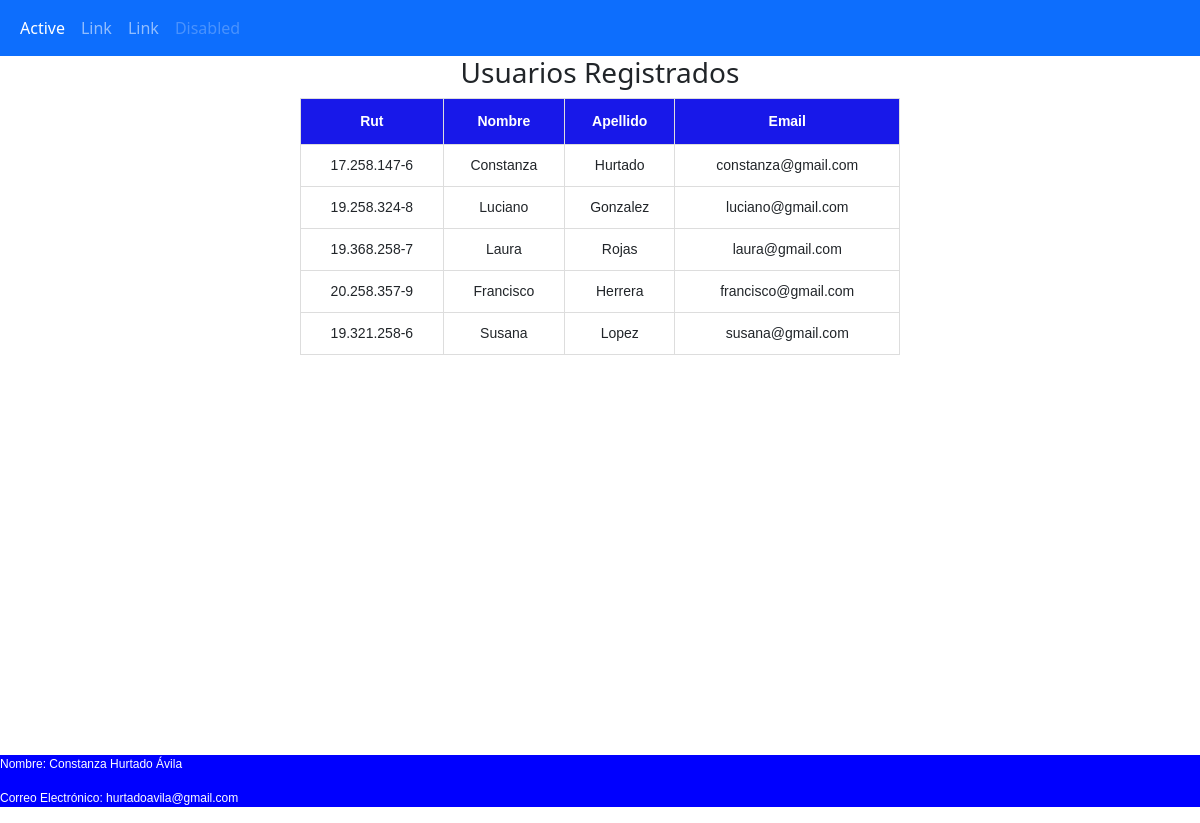
The page /usuarios on the database its author committed.
### CalculadoraNutricional/models.py (models this page shows)
class Usuario(models.Model):
    rut = models.CharField(max_length= 12, unique = True)
    nombre = models.CharField(max_length= 50)
    apellido = models.CharField(max_length= 50)
    email = models.CharField(max_length= 30)

### CalculadoraNutricional/views.py (the view)
# urls.py: path('usuarios', views.usuarios)
def usuarios(request):
    usuario = Usuario.objects.all()
    return render(request, 'CalculadoraNutricional/usuarios.html',{'data': usuario})

### CalculadoraNutricional/templates/CalculadoraNutricional/usuarios.html
{% extends 'CalculadoraNutricional/layout.html' %}
{% block content %}
    <h3>Usuarios Registrados</h3>
<table id ="tablaUsuarios" class="center">
    <tr>
        <th>Rut</th><th>Nombre</th><th>Apellido</th><th>Email</th>
    </tr>
    {% for usuario in data %}
    <tr>
        <td>{{usuario.rut}}</td><td>{{usuario.nombre}}</td><td>{{usuario.apellido}}</td><td>{{usuario.email}}</td>
    </tr>
    {% endfor %}
</table>
{% endblock %}

### CalculadoraNutricional/templates/CalculadoraNutricional/layout.html (shortened to what this page needs)
{% load static %}
<!DOCTYPE html>
<html lang="en">
<head>
    <link href="https://cdn.jsdelivr.net/npm/bootstrap@5.1.2/dist/css/bootstrap.min.css" rel="stylesheet">
    <link rel="stylesheet" href="{% static 'css/estilos.css' %}">
</head>
<body>
    <header>
        <nav class="navbar navbar-expand-sm bg-primary navbar-dark">
            <div class="container-fluid">
              <ul class="navbar-nav">
                <li class="nav-item">
                  <a class="nav-link active" href="#">Active</a>
                </li>
                <li class="nav-item">
                  <a class="nav-link" href="#">Link</a>
                </li>
                <li class="nav-item">
                  <a class="nav-link" href="#">Link</a>
                </li>
                <li class="nav-item">
                  <a class="nav-link disabled" href="#">Disabled</a>
                </li>
              </ul>
            </div>
          </nav>
    </header>
    {% block content %}
    {% endblock %}
    <footer>
                  <div class="col-sm-6 col-md-6 col-lg-6 col-xl-6 piepagina">
                    <p>Nombre: Constanza Hurtado Ávila</p>
                    <p>Correo Electrónico: hurtadoavila@gmail.com</p>
            </div>
        </footer>
</body>
</html>

### CalculadoraNutricional/static/css/estilos.css (style rules this page uses)
#tablaUsuarios { font-family: Verdana, Geneva, Tahoma, sans-serif; font-size: 14px; border-collapse: collapse; width: 50%; }
#tablaUsuarios td { text-align: center; }
#tablaUsuarios td, #tablaUsuarios th { border: 1px solid #ddd; padding: 10px; }
#tablaUsuarios th { padding-top: 12px; padding-bottom: 12px; text-align: center; background-color: rgb(24, 24, 233); color: white; }
.center { margin-left: auto; margin-right: auto; }
h3 { text-align: center; }
footer { background-color: blue; font-size: 12px; font-family: Verdana, Geneva, Tahoma, sans-serif; width: 100%; height: 100%; margin-top: 400px; color: white; }

### rows shown on the page
Usuario: rut "17.258.147-6", nombre "Constanza", apellido "Hurtado", email "constanza@gmail.com"
Usuario: rut "19.258.324-8", nombre "Luciano", apellido "Gonzalez", email "luciano@gmail.com"
Usuario: rut "19.368.258-7", nombre "Laura", apellido "Rojas", email "laura@gmail.com"
Usuario: rut "20.258.357-9", nombre "Francisco", apellido "Herrera", email "francisco@gmail.com"
Usuario: rut "19.321.258-6", nombre "Susana", apellido "Lopez", email "susana@gmail.com"
